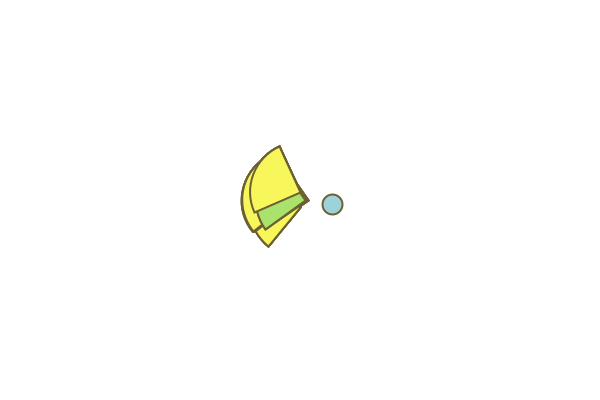
Frame 1 (no input)
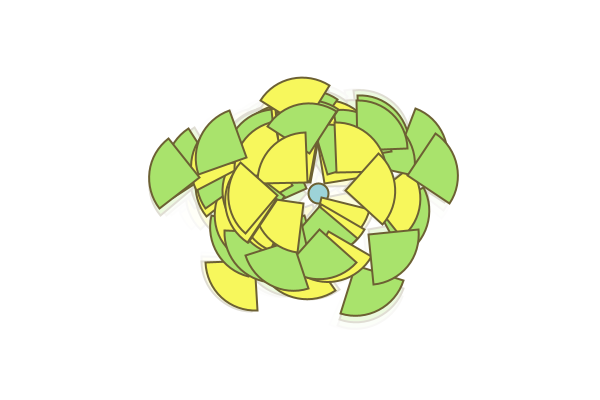
Frame 60 (the mouse pressed at the canvas centre just before this capture)
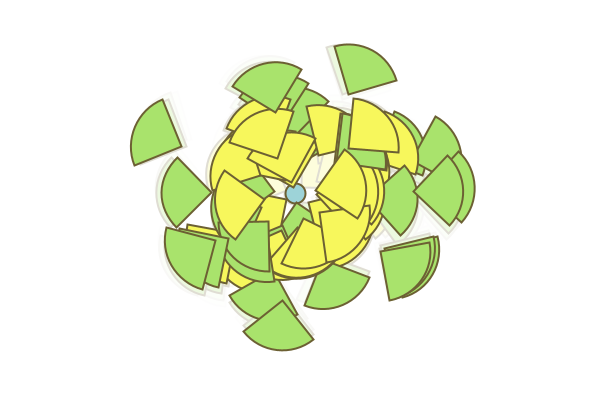
Frame 120 (the mouse held since frame 60 and released just before this capture)

The Processing sketch that drew these frames (run headless with seeded random() and noise(); from frame 60 on, the mouse is pressed at the canvas centre):

// Processing sketch: processing_113789
// ── processing_113789.pde

/* Adapting from Artificial Behavior: Computer Simulation of
Psychological Processes, by Gene D. Steinhauer 

Each "Creature" can walk north, south, east, or west.
Adjusts length of step to create a change of velocity.
Relative position of Reward drives adjustment to velocity.
Two groups: 1. affected by reward and 2. not

- Add a threshold radius around the reward.
- Each time the Creature crosses threshold, 
  increase its affinity using learning curve.
- Reward moves with noise, heads toward center, and 
  relocates when mouse is clicked.

Next steps:  
- Add multiple rewards.
- Make reward have different values.
- Make creatures with different learning rates.
- Giving / withholding reward randomly within threshold.

**********************************/

Creature[] myCreature;
final int CREATURE_COUNT = 60;

Reward myReward;
//final int REWARD_COUNT = 1;

float myRewardX, myRewardY; // to allow Creature to know location of Reward
float myRewardValue; // to allow Creature to be rewarded
color[] palette = { #6C6033, #A9E36C, #F7F75C, #9DD3D8 };

void setup() {
  size(600,400);
//  background(200);
  background( 255 );
  smooth();
  frameRate(16);
  stroke( palette[0] );
  strokeWeight(2);
  
//  curveTightness(10);
  
  myCreature = new Creature[CREATURE_COUNT];
  for (int i = 0; i < CREATURE_COUNT; i++) {
    myCreature[i] = new Creature(i); 
  }
  
  myReward = new Reward(0);

}

void draw() {
//  background( 255 );
  fill( 255, 200 );
  noStroke();
  rect(0,0,width,height);
  
  myReward.display();
  
  myRewardX = myReward.location()[0];
  myRewardY = myReward.location()[1];  
//  println("myReward " + myRewardX + " " + myRewardY);
  myRewardValue = myReward.value();
  
  for (int i = 0; i < CREATURE_COUNT; i++) {
    myCreature[i].display();
  }
  
  
}

void mousePressed() {
  myReward.move();
}
class Creature {
  float xPos, yPos;
  int rotation, oldRotation;
  
  float step;
  float stepNoise;
  final float STEP_NOISE_RATE = 0.02;
  final float BASE_STEP = 6;
  final float STEP_SCALE = 1; // impact of stepNoise on step length
  
  final float LEARN_RATE = 0.02;
  float expectation = 0.0;
  float distance; // to reward
  final float THRESHOLD = 80; // within this distance, reward is granted
  float vector; // angle to Reward in radians  
  float vectorX, vectorY;
  float affinity; // initial impact of reward on step length
  final float MIN_AFFINITY = 2;
  final float MAX_AFFINITY = 4;
  final float CENTERING_BIAS = 0.3; // from 0 to 1
  float xBias, yBias;
  
  int ID;
  
  Creature( int tempID ) {
    ID = tempID;
    xPos = width/2;
    yPos = height/2;
    oldRotation = int(random(4)); // can be 0 to 3
    
    step = BASE_STEP;
    stepNoise = random(10);    
//    println("myReward??? " + myRewardX + " " + myRewardY);
  }
  
  void display() {
//    println("myReward???????? " + myRewardX + " " + myRewardY);
//    stroke( 255 * (ID % 2), 0, 0);
    stroke( palette[0] );
    fill( palette[ (ID%2)+1] );
      
//    println( degrees(vector) );
    
    step = BASE_STEP + 2 * STEP_SCALE * ( noise(stepNoise) - 0.5);
    stepNoise += STEP_NOISE_RATE;
    
    // Here's the reward sensing part...
    
    if (ID % 2 == 1) { // Reds driven to reward
      distance = dist( myRewardX, myRewardY, xPos, yPos);
      if ( distance < THRESHOLD ) {
        // Reward recieved. Increase expectation.
        
        expectation += LEARN_RATE * (myRewardValue - expectation);
//        println( ID + " Expectation " + expectation);
        
        affinity = map( expectation, 0, myRewardValue, MIN_AFFINITY, MAX_AFFINITY);
                
      }
      vectorX = (myRewardX - xPos) / distance;
      vectorY = (myRewardY - yPos) / distance;
      vector = acos( vectorX );
      
      if ( vectorY < 0) {
        vector = TWO_PI - vector;
      }
      
      step += cos(HALF_PI * rotation) * vectorX * affinity;
      step += sin(HALF_PI * rotation) * vectorY * affinity;
    }
    
  
    rotation = ( oldRotation + 2 + int(random(1, 4)) ) % 4;
    // can go in any direction except back where it came from
    
  //  oldx = xPos;
  //  oldy = yPos;
    
    xBias = map( xPos, 0, width, CENTERING_BIAS / 2, -CENTERING_BIAS / 2);
    yBias = map( yPos, 0, height, CENTERING_BIAS / 2, -CENTERING_BIAS / 2);
    
    xPos += ( step * (cos(HALF_PI * rotation) + xBias) );
    yPos += ( step * (sin(HALF_PI * rotation) + yBias) );
    
    if ( xPos <= width && yPos <= height && xPos >= 0 && yPos >= 0) {
      pushMatrix();
//      translate(xPos, yPos);
//      rotate(HALF_PI * rotation);
//      line(0,0, - step, 0);
//      popMatrix();

      int prevID = (ID + CREATURE_COUNT - 2) % CREATURE_COUNT;
      int nextID = (ID + 2) % CREATURE_COUNT;
      
//      curve( myCreature[nextID].xPos, myCreature[nextID].yPos,
//        xPos,yPos, xPos,yPos,
//        myCreature[prevID].xPos, myCreature[prevID].yPos );
      ellipseMode(CENTER);
      translate(xPos,yPos);
      float pointer = atan2( -myRewardY+yPos,
                             -myRewardX+xPos);
      arc( 0,0, 100,100,pointer-QUARTER_PI, pointer+QUARTER_PI, PIE );
      popMatrix();
      
    } else {
      xPos = (width + xPos) % width;
      yPos = (height + yPos) % height;
    }
    
    oldRotation = rotation;
    
//    println(ID + " " + step);
  }
}

class Reward {
  int rewardValue = 100;
  float rewardX, rewardY;
  float xNoise, yNoise;
  final float NOISE_SCALE = 2;
  final float NOISE_RATE = 0.1;
  final float CENTERING_BIAS = 0.15; // from 0 to 1
  
  float xBias, yBias; // nudges toward center
  
  Reward(int tempRewardID) {
    rewardX = random(0.25 * width, 0.75 * width);
    rewardY = random(0.25 * height, 0.75 * height);    
//    println("Reward " + rewardX + " " + rewardY);
    xNoise = random(10);
    yNoise = random(10);
  }
  
  void display() {
    stroke( palette[0] );
//    noStroke();
    fill(palette[3]);
    ellipseMode(CENTER);
    ellipse(rewardX, rewardY, 20, 20);
    
    xBias = map( rewardX, 0, width, CENTERING_BIAS / 2, -CENTERING_BIAS / 2);
    yBias = map( rewardY, 0, height, CENTERING_BIAS / 2, -CENTERING_BIAS / 2);
    
    rewardX += 2 * NOISE_SCALE * ( noise(xNoise) - 0.5 + xBias);
    rewardY += 2 * NOISE_SCALE * ( noise(yNoise) - 0.5 + yBias);
    
    xNoise += NOISE_SCALE;
    yNoise += NOISE_SCALE;
  }
  
  float[] location() {
    float[] loc = new float[2];
    loc[0] = rewardX;
    loc[1] = rewardY;
//    loc = [rewardX, rewardY];
    return loc;
  }
  
  float value() {
    return rewardValue;
  }
  
  void move() {
    rewardX = mouseX;
    rewardY = mouseY;
  }
}
